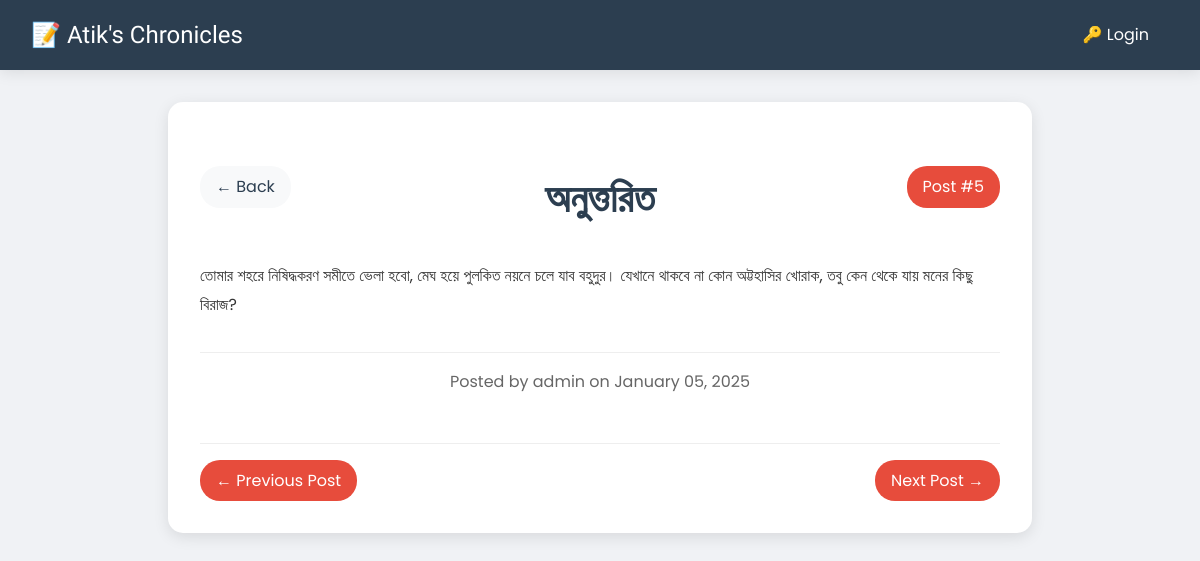
Screenshot of /post/2 with the database file from the repository.
### models.py (models this page shows)
class Post(db.Model):
    id = db.Column(db.Integer, primary_key=True)
    title = db.Column(db.String(100), nullable=False)
    date_posted = db.Column(db.DateTime, nullable=False, default=datetime.utcnow)
    content = db.Column(db.Text, nullable=False)
    user_id = db.Column(db.Integer, db.ForeignKey('user.id'), nullable=False)
    author = db.relationship('User', backref=db.backref('posts', lazy=True))

class User(db.Model, UserMixin):
    id = db.Column(db.Integer, primary_key=True)
    username = db.Column(db.String(20), unique=True, nullable=False)
    password = db.Column(db.String(60), nullable=False)

### routes.py (the view)
@app.route("/post/<int:post_id>")
def view_post(post_id):
    post = Post.query.get_or_404(post_id)
    all_posts = Post.query.order_by(Post.date_posted.desc()).all()
    post_number = all_posts.index(post) + 1
    prev_post = None
    next_post = None
    for i, p in enumerate(all_posts):
        if p.id == post_id:
            if i > 0:
                prev_post = all_posts[i-1]
            if i < len(all_posts)-1:
                next_post = all_posts[i+1]
            break
    return render_template('view_post.html',
                         post=post,
                         post_number=post_number,
                         prev_post=prev_post,
                         next_post=next_post,
                         last_edited_time=last_edited_time)

### templates/view_post.html (shortened to what this page needs)
{% extends "base.html" %}
{% block content %}
<div class="full-post-container">
    <div class="post-header">
        <a href="{{ url_for('home') }}" class="back-button">← Back</a>
        <div class="post-number">Post #{{ post_number }}</div>
        <h1 class="post-title">{{ post.title }}</h1>
    </div>
    <div class="post-content">
        {{ post.content }}
    </div>
    <div class="post-meta">
        Posted by {{ post.author.username }} on {{ post.date_posted.strftime('%B %d, %Y') }}
    </div>
    <div class="post-navigation">
        {% if prev_post %}
            <a href="{{ url_for('view_post', post_id=prev_post.id) }}" class="nav-button">← Previous Post</a>
        {% else %}
            <span></span>
        {% endif %}
        {% if next_post %}
            <a href="{{ url_for('view_post', post_id=next_post.id) }}" class="nav-button">Next Post →</a>
        {% else %}
            <span></span>
        {% endif %}
    </div>
</div>
{% endblock %}

### templates/base.html (style rules this page uses)
:root { --primary-color: #2c3e50; --accent-color: #e74c3c; --paper-color: #fff; --line-color: #91a4c1; }
body { margin: 0; padding: 0; font-family: 'Poppins', sans-serif; background-image: url('https://www.transparenttextures.com/patterns/notebook-dark.png'); background-color: #f0f2f5; line-height: 1.6; }

### templates/view_post.html (style rules this page uses)
.full-post-container { max-width: 800px; margin: 2rem auto; background: white; padding: 2rem; border-radius: 15px; box-shadow: 0 4px 15px rgba(0, 0, 0, 0.1); }
.post-header { margin-bottom: 2rem; position: relative; }
.back-button { position: absolute; top: 0; left: 0; background: #f8f9fa; padding: 0.5rem 1rem; border-radius: 20px; color: #2c3e50; text-decoration: none; display: flex; align-items: center; gap: 0.5rem; transition: transform 0.3s ease; }
.post-title { text-align: center; color: #2c3e50; font-size: 2.5rem; margin: 2rem 0; }
.post-content { line-height: 1.8; color: #333; margin-bottom: 2rem; }
.post-meta { color: #666; text-align: center; padding: 1rem 0; border-top: 1px solid #eee; }
.post-navigation { display: flex; justify-content: space-between; margin-top: 2rem; padding-top: 1rem; border-top: 1px solid #eee; }
.nav-button { padding: 0.5rem 1rem; background: #e74c3c; color: white; text-decoration: none; border-radius: 20px; transition: transform 0.3s ease; }
.post-number { position: absolute; top: 0; right: 0; background: #e74c3c; color: white; padding: 0.5rem 1rem; border-radius: 20px; }

### rows the page displays
Post: title "অনুত্তরিত", content "তোমার শহরে নিষিদ্ধকরণ সমীতে ভেলা হবো, মেঘ হয়ে পুলকিত নয়নে চলে যাব বহুদুর। যেখানে থাকবে না কোন অট্টহাসির খোরাক, তবু কেন থেকে যায় মনের কিছু বিরাজ?", date_posted "January 05, 2025"
User: author.username "admin"

### other values shown
{{ post_number }} "5"
